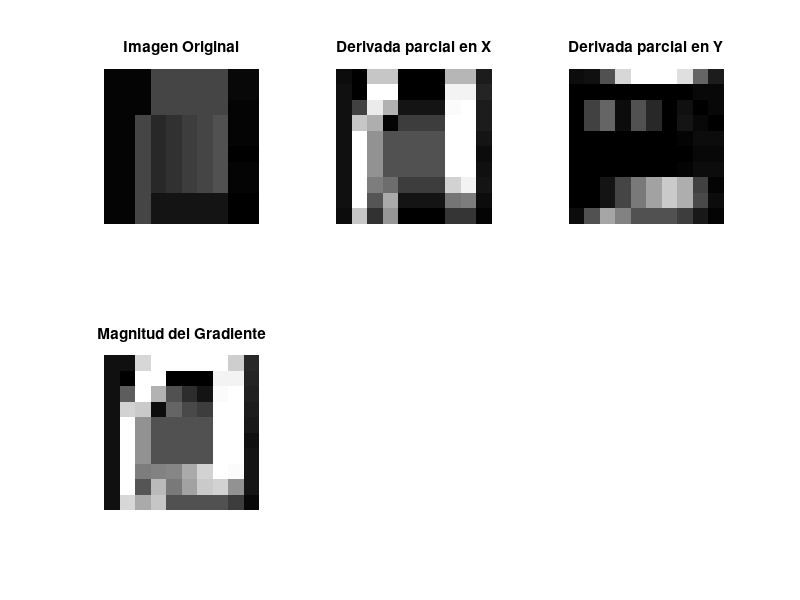

Recreate this plot in MATLAB.
%Matriz que representa la imágen en escala de grises (presentada en clase)
A = [ 
    4 4 4 70 70 70 70 70 10 10;
    4 4 4 70 70 70 70 70 10 10;
    4 4 4 70 70 70 70 70 7 7;
    4 4 70 40 50 60 70 80 7 7;
    4 4 70 40 50 60 70 80 7 7;
    4 4 70 40 50 60 70 80 2 2;
    4 4 70 40 50 60 70 80 4 4;
    4 4 70 40 50 60 70 80 7 7;
    4 4 70 20 20 20 20 20 2 2;
    4 4 70 20 20 20 20 20 2 2
];

% Derivadas parciales usando
% Derivada parcial en X
Wx = [ -1 0 1; -2 0 2; -1 0 1 ];
% Derivada parcial en Y
Wy = [ -1 -2 -1; 0 0 0; 1 2 1 ];

% Se calculan las derivadas parciales
Gx = conv2(double(A), Wx, 'same');
Gy = conv2(double(A), Wy, 'same');

% Se calcula la magnitud del gradiente
Gmag = sqrt(Gx.^2 + Gy.^2);

% Se muestran los resultados
figure;
subplot(2,3,1);
imshow(uint8(A)); title('Imagen Original');

subplot(2,3,2);
imshow(uint8(abs(Gx))); title('Derivada parcial en X');

subplot(2,3,3);
imshow(uint8(abs(Gy))); title('Derivada parcial en Y');

subplot(2,3,4);
imshow(uint8(Gmag)); title('Magnitud del Gradiente');